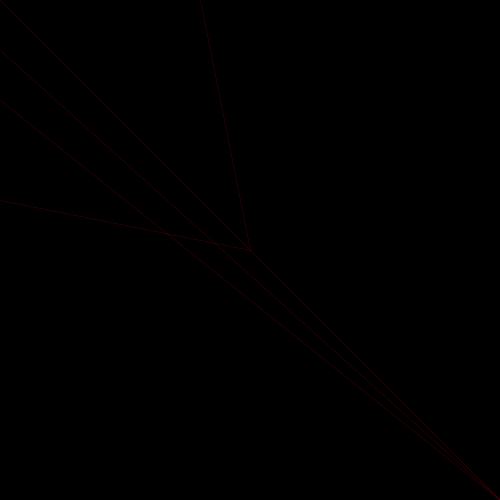
Frame 1 (no input)
Frame 60 (the mouse pressed at the canvas centre just before this capture): identical to frame 1, image omitted
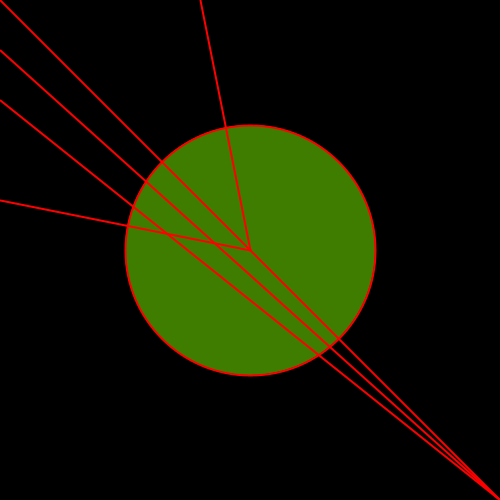
Frame 120 (the mouse held since frame 60 and released just before this capture)

The Processing sketch that drew these frames (run headless with seeded random() and noise(); from frame 60 on, the mouse is pressed at the canvas centre):

// Processing sketch: Draw2
// ── Draw2.pde


void setup(){
  
size(500,500);
  
  
}

void draw(){
  
  // refresh the background
  background(0);
  //draw a circle at the center of the screen, use the mouse's x and y position to alter the width and height
  strokeWeight(mouseX/100); //adjust thickness of stroke
  stroke (255,0, 0);
  
  fill(mouseX/4, mouseY/2, 0);// Dividing by mouse by a number introduces more colors
  ellipse(width/2, height/2, mouseX, mouseY);
   line(0, 0, width, height);
    line(0, 100, width, height);
     line(0, 50, width, height);
      line(0, 200, width/2, height/2);
       line(200, 0, width/2, height/2);
  


}
